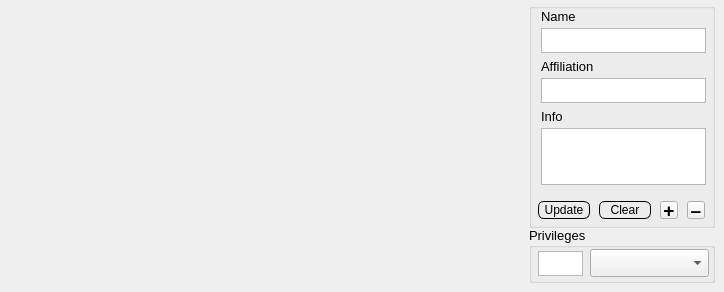
      <widget class="QWidget" name="mResearchersTab">
       <attribute name="title">
        <string>Researchers</string>
       </attribute>
       <widget class="QGroupBox" name="groupBox_6">
        <property name="geometry">
         <rect>
          <x>529</x>
          <y>3</y>
          <width>186</width>
          <height>225</height>
         </rect>
        </property>
        <property name="styleSheet">
         <string notr="true">QToolButton {
    background: auto;
    min-width: 16px;
	min-height: 16px;
    max-width: 16px;
	max-height: 16px;
}

QPushButton {
     border: 1px solid black;
     border-radius: 6px;
     min-width: 50px;
	 min-height: 16px;
     max-width: 50px;
	 max-height: 16px;
	 border-image: url(:/new/PushBtn.png);
}

QPushButton:pressed {
     border: 2px solid black;
     border-radius: 8px;
}</string>
        </property>
        <property name="title">
         <string/>
        </property>
        <widget class="QTextEdit" name="mResearcher">
         <property name="geometry">
          <rect>
           <x>12</x>
           <y>25</y>
           <width>165</width>
           <height>25</height>
          </rect>
         </property>
         <property name="font">
          <font>
           <pointsize>10</pointsize>
          </font>
         </property>
         <property name="toolTip">
          <string>full name of consultant</string>
         </property>
        </widget>
        <widget class="QTextEdit" name="mAffiliation">
         <property name="geometry">
          <rect>
           <x>12</x>
           <y>75</y>
           <width>165</width>
           <height>25</height>
          </rect>
         </property>
         <property name="font">
          <font>
           <pointsize>10</pointsize>
          </font>
         </property>
         <property name="toolTip">
          <string>consultant’s birthdate
yyyy-MM-dd format recommended</string>
         </property>
        </widget>
        <widget class="QTextEdit" name="mRInfo">
         <property name="geometry">
          <rect>
           <x>12</x>
           <y>125</y>
           <width>165</width>
           <height>57</height>
          </rect>
         </property>
         <property name="font">
          <font>
           <pointsize>10</pointsize>
          </font>
         </property>
         <property name="toolTip">
          <string>other information</string>
         </property>
        </widget>
        <widget class="QLabel" name="label_20">
         <property name="geometry">
          <rect>
           <x>12</x>
           <y>5</y>
           <width>62</width>
           <height>16</height>
          </rect>
         </property>
         <property name="font">
          <font>
           <pointsize>10</pointsize>
          </font>
         </property>
         <property name="text">
          <string>Name</string>
         </property>
        </widget>
        <widget class="QLabel" name="label_21">
         <property name="geometry">
          <rect>
           <x>12</x>
           <y>55</y>
           <width>62</width>
           <height>16</height>
          </rect>
         </property>
         <property name="font">
          <font>
           <pointsize>10</pointsize>
          </font>
         </property>
         <property name="text">
          <string>Affiliation</string>
         </property>
        </widget>
        <widget class="QLabel" name="label_24">
         <property name="geometry">
          <rect>
           <x>12</x>
           <y>105</y>
           <width>62</width>
           <height>16</height>
          </rect>
         </property>
         <property name="font">
          <font>
           <pointsize>10</pointsize>
          </font>
         </property>
         <property name="text">
          <string>Info</string>
         </property>
        </widget>
        <widget class="QWidget" name="horizontalLayoutWidget_2">
         <property name="geometry">
          <rect>
           <x>6</x>
           <y>192</y>
           <width>175</width>
           <height>30</height>
          </rect>
         </property>
         <layout class="QHBoxLayout" name="horizontalLayout_5">
          <item>
           <widget class="QPushButton" name="mRUpdateBtn">
            <property name="toolTip">
             <string>update consultant data</string>
            </property>
            <property name="text">
             <string>Update</string>
            </property>
           </widget>
          </item>
          <item>
           <widget class="QPushButton" name="mRClearBtn">
            <property name="toolTip">
             <string>update consultant data</string>
            </property>
            <property name="text">
             <string>Clear</string>
            </property>
           </widget>
          </item>
          <item>
           <widget class="QToolButton" name="mRAddBtn">
            <property name="font">
             <font>
              <pointsize>14</pointsize>
              <weight>75</weight>
              <bold>true</bold>
             </font>
            </property>
            <property name="toolTip">
             <string>add new consultant</string>
            </property>
            <property name="text">
             <string>+</string>
            </property>
           </widget>
          </item>
          <item>
           <widget class="QToolButton" name="mRDelBtn">
            <property name="font">
             <font>
              <pointsize>14</pointsize>
              <weight>75</weight>
              <bold>true</bold>
             </font>
            </property>
            <property name="toolTip">
             <string>remove consultant</string>
            </property>
            <property name="text">
             <string>–</string>
            </property>
           </widget>
          </item>
         </layout>
        </widget>
       </widget>
       <widget class="QGroupBox" name="groupBox_7">
        <property name="geometry">
         <rect>
          <x>529</x>
          <y>227</y>
          <width>186</width>
          <height>56</height>
         </rect>
        </property>
        <property name="font">
         <font>
          <pointsize>10</pointsize>
         </font>
        </property>
        <property name="title">
         <string>Privileges</string>
        </property>
        <widget class="QTextEdit" name="mRCode">
         <property name="geometry">
          <rect>
           <x>9</x>
           <y>24</y>
           <width>45</width>
           <height>25</height>
          </rect>
         </property>
         <property name="font">
          <font>
           <pointsize>10</pointsize>
          </font>
         </property>
         <property name="toolTip">
          <string>unique three-letter code for researcher</string>
         </property>
        </widget>
        <widget class="QComboBox" name="mPrivilegesBox">
         <property name="geometry">
          <rect>
           <x>61</x>
           <y>22</y>
           <width>119</width>
           <height>28</height>
          </rect>
         </property>
         <property name="font">
          <font>
           <pointsize>13</pointsize>
          </font>
         </property>
        </widget>
       </widget>
      </widget>
